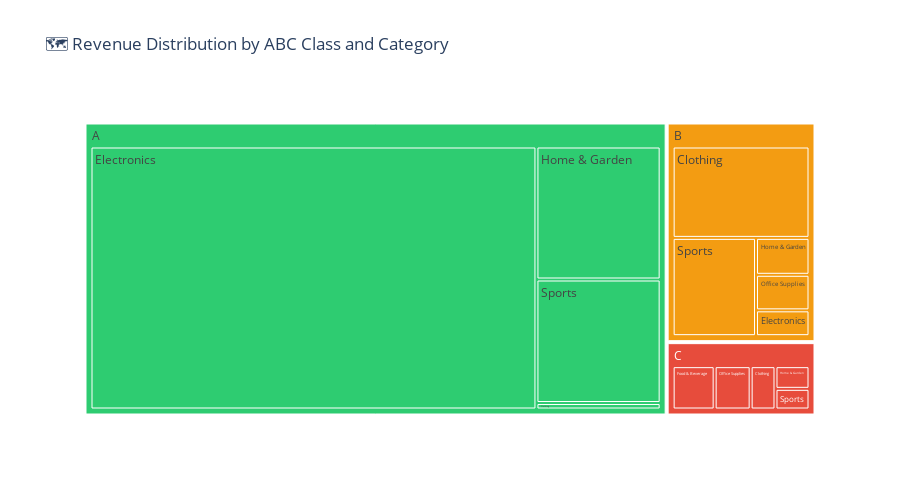

The notebook cell this image was saved under:
### Code cell
# 🍩 ABC Distribution - Treemap
fig = px.treemap(
    inventory,
    path=['abc_class', 'category'],
    values='total_sales_value',
    color='abc_class',
    color_discrete_map={'A': '#2ecc71', 'B': '#f39c12', 'C': '#e74c3c'},
    title='🗺️ Revenue Distribution by ABC Class and Category'
)
fig.update_layout(height=500)
fig.show()

### Figure 1 — Plotly figure (JSON) as saved in the notebook; plotly's stock layout.template omitted (floating-point values rounded to 4 significant figures)
{"data": [{"branchvalues": "total", "customdata": [["A"], ["A"], ["A"], ["A"], ["A"], ["B"], ["B"], ["B"], ["B"], ["B"], ["B"], ["C"], ["C"], ["C"], ["C"], ["C"], ["C"]], "domain": {"x": [0, 1], "y": [0, 1]}, "hovertemplate": "labels=%{label}<br>total_sales_value=%{value}<br>parent=%{parent}<br>id=%{id}<br>abc_class=%{customdata[0]}<extra></extra>", "ids": ["A/Electronics", "A/Home & Garden", "A/Sports", "A/Clothing", "A", "B", "B/Electronics", "B/Office Supplies", "B/Clothing", "B/Sports", "B/Home & Garden", "C/Office Supplies", "C/Clothing", "C/Home & Garden", "C/Sports", "C/Food & Beverage", "C"], "labels": ["Electronics", "Home & Garden", "Sports", "Clothing", "A", "B", "Electronics", "Office Supplies", "Clothing", "Sports", "Home & Garden", "Office Supplies", "Clothing", "Home & Garden", "Sports", "Food & Beverage", "C"], "marker": {"colors": ["#2ecc71", "#2ecc71", "#2ecc71", "#2ecc71", "#2ecc71", "#f39c12", "#f39c12", "#f39c12", "#f39c12", "#f39c12", "#f39c12", "#e74c3c", "#e74c3c", "#e74c3c", "#e74c3c", "#e74c3c", "#e74c3c"]}, "name": "", "parents": ["A", "A", "A", "A", "", "", "B", "B", "B", "B", "B", "C", "C", "C", "C", "C", ""], "type": "treemap", "values": [102800000.0, 14480000.0, 13450000.0, 704500.0, 131400000.0, 25200000.0, 1341000.0, 1845000.0, 12140000.0, 7952000.0, 1918000.0, 2214000.0, 1527000.0, 1094000.0, 996900.0, 2583000.0, 8415000.0]}], "layout": {"height": 500, "legend": {"tracegroupgap": 0}, "title": {"text": "🗺️ Revenue Distribution by ABC Class and Category"}}}
